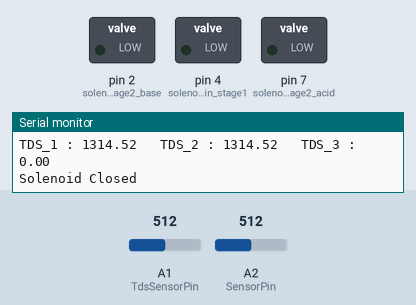
This sketch was run on a simulated Arduino Uno, built with avr-gcc and run on an emulated ATmega328P. Shown: switched loads named in the sketch (green lamp = pin HIGH), the last lines printed to the serial monitor. Inputs (shaded band) come from the test bench; at power-on: A1 (TdsSensorPin) = 512, A2 (SensorPin) = 512.

Above: at 2.8 s.
2.9 s: A1 (TdsSensorPin) set to 481
At 8.7 s:
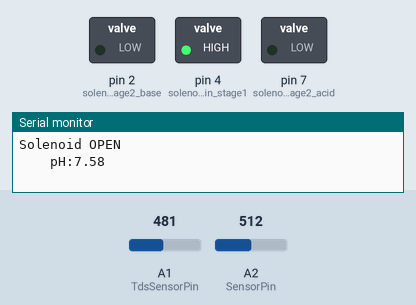
8.9 s: A1 (TdsSensorPin) set to 511
At 10.6 s:
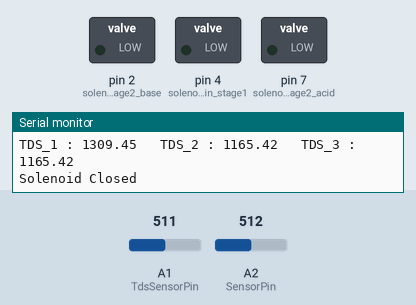
11.6 s: A1 (TdsSensorPin) set to 306
At 16.8 s:
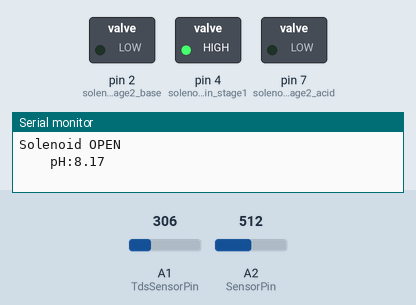
17.6 s: A2 (SensorPin) set to 306
At 21.6 s:
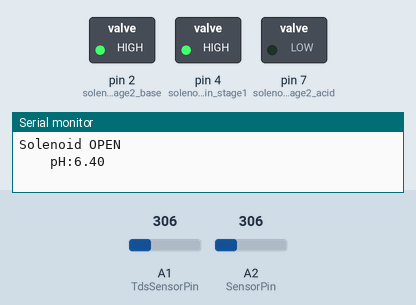
23.4 s: A2 (SensorPin) set to 716
At 26.5 s:
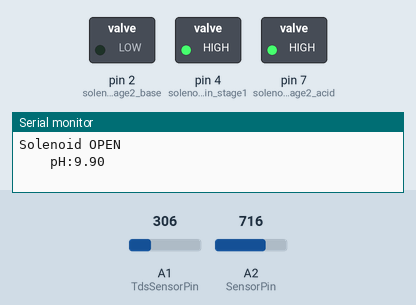
Timing chart, 0 to 30.1 s (numbered marks = the images above; inputs shaded):
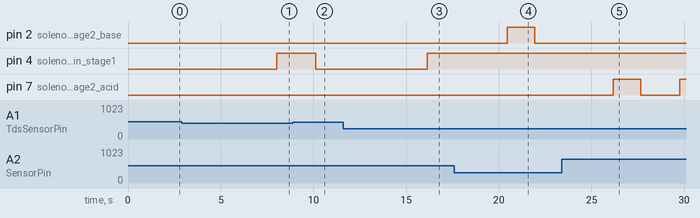

Measured:
- the behaviour switches between 489 and 488 on A1 (TdsSensorPin) (found by bisection; images 0 and 1)
- after the input at 2.9 s, pin 4 (solenoidPin_stage1): LOW → HIGH after 5.1 s
- after the input at 8.9 s, pin 4 (solenoidPin_stage1): HIGH → LOW after 1.2 s
- after the input at 11.6 s, pin 4 (solenoidPin_stage1): LOW → HIGH after 4.5 s
- after the input at 17.6 s, pin 2 (solenoidPin_stage2_base): LOW → HIGH after 2.9 s, → LOW 1.5 s later; pin 7 (solenoidPin_stage2_acid): stays LOW (without the input it goes to HIGH after 0.75 s)
- after the input at 23.4 s, pin 2 (solenoidPin_stage2_base): stops changing and stays LOW; pin 7 (solenoidPin_stage2_acid): LOW → HIGH after 2.8 s, → LOW 1.5 s later, → HIGH 2.1 s later

The sketch:

AquaTech__Smart_water_filtration_system_.ino
```cpp
#include <EEPROM.h>
#include "GravityTDS.h"

#define SensorPin A2      // the pH meter Analog output is connected with the Arduino’s Analog
#define TdsSensorPin A1
GravityTDS gravityTds;

//----------

float temperature = 25,tdsValue = 0;
int solenoidPin_stage1 = 4, solenoidPin_stage2_acid = 7, solenoidPin_stage2_base = 2, phPin = 13; //This is the output pin on the Arduino we are using
float tdsValue1 = 0, tdsValue2 = 0, tdsValue3 = 0;
bool stage3 = false, done = false;

unsigned long int avgValue;  //Store the average value of the sensor feedback
float b;
int buf[10],temp;
float phvalue1 = 7, phvalue2 = 7, phvalue3 = 7, phvalueavg = 0;

void setup()
{
    Serial.begin(115200);
    gravityTds.setPin(TdsSensorPin);
    gravityTds.setAref(5.0);  //reference voltage on ADC, default 5.0V on Arduino UNO
    gravityTds.setAdcRange(1024);  //1024 for 10bit ADC;4096 for 12bit ADC
    gravityTds.begin();  //initialization

    // put your setup code here, to run once:
    pinMode(solenoidPin_stage1, OUTPUT); //Sets the pin as an output
    pinMode(solenoidPin_stage2_acid, OUTPUT);
    pinMode(solenoidPin_stage2_base, OUTPUT);
}

void loop()
{
  //digitalWrite(solenoidPin_stage1, HIGH);
  //delay(10000);
    //temperature = readTemperature();  //add your temperature sensor and read it
    gravityTds.setTemperature(temperature);  // set the temperature and execute temperature compensation
    gravityTds.update();  //sample and calculate
    tdsValue = gravityTds.getTdsValue();  // then get the value
    Serial.print(tdsValue,0);
    Serial.println("ppm");

    //-----------

    tdsValue3 = tdsValue2;
    tdsValue2 = tdsValue1;
    tdsValue1 = tdsValue;

    Serial.println("TDS_1 : " + String(tdsValue1) + "   " + "TDS_2 : " + String(tdsValue2) + "   " + "TDS_3 : " + String(tdsValue3));


    if (tdsValue1 <= 1200 && tdsValue2 <= 1200 && tdsValue3 <= 1200) {
      digitalWrite(solenoidPin_stage1, HIGH);  //Switch Solenoid ON
      Serial.println("Solenoid OPEN");
      done = false;
    } else {
      digitalWrite(solenoidPin_stage1, LOW);   //Switch Solenoid OFF
      Serial.println("Solenoid Closed");
      done = true;
    }
    if (done == false) {
        stage3 = true;
      } else {
        stage3 = false;
      }

    //--------------- pH ------------------
    if (stage3) {
      for(int i=0;i<10;i++)       //Get 10 sample value from the sensor for smooth the value
      {
        buf[i]=analogRead(SensorPin);
        delay(10);
      }
      for(int i=0;i<9;i++)        //sort the analog from small to large
      {
        for(int j=i+1;j<10;j++)
        {
          if(buf[i]>buf[j])
          {
            temp=buf[i];
            buf[i]=buf[j];
            buf[j]=temp;
          }
        }
      }
      avgValue=0;
      for(int i=2;i<8;i++)                      //take the average value of 6 center sample
        avgValue+=buf[i];
      float phValue=(float)avgValue*5.0/1024/6; //convert the analog into millivolt
      phValue=3.5*phValue;

      phvalue3 = phvalue2;
      phvalue2 = phvalue1;
      phvalue1 = phValue;

      phvalueavg = (phvalue1+phvalue2+phvalue3)/3;
      Serial.print("    pH:");
      Serial.print(phvalueavg,2);
      Serial.println(" ");


      if (phvalueavg > 8.4) {
        digitalWrite(solenoidPin_stage2_acid, HIGH);
        delay(1500);
        digitalWrite(solenoidPin_stage2_acid, LOW);
      } else if (phvalueavg < 6.5) {
        digitalWrite(solenoidPin_stage2_base, HIGH);
        delay(1500);
        digitalWrite(solenoidPin_stage2_base, LOW);
      }
        done = true;
    }
    delay(2000);

    Serial.println("-------------------------------------");
}
```
